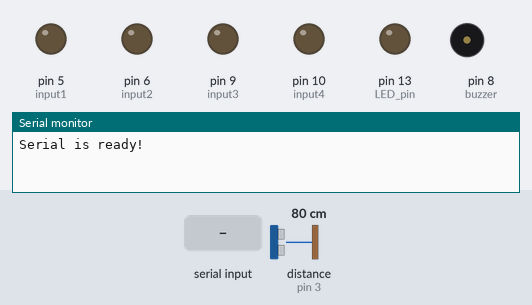
Bench run of a sketch on a simulated Arduino Uno, built with avr-gcc and run on an emulated ATmega328P. Parts: output pins drawn as LEDs (lit = HIGH), buzzer (waves = sounding), the last lines printed to the serial monitor. Inputs (shaded band) come from the test bench; at power-on: distance to the obstacle (sensor on pin 3) 80 cm. The echo pulse lasts 58.3 µs per cm; pins used as bus, display or sensor lines are not drawn.

Above: at 1.2 s.
1.3 s: "s90\n" received over the second serial link
At 2.2 s:
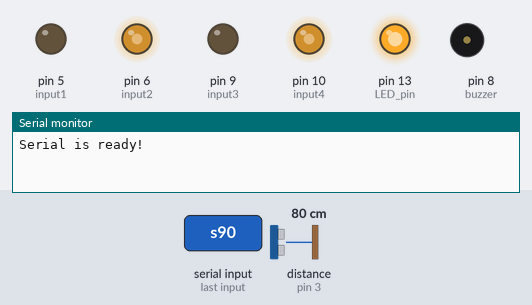
2.8 s: "30,150\n" received over the second serial link
At 3.8 s:
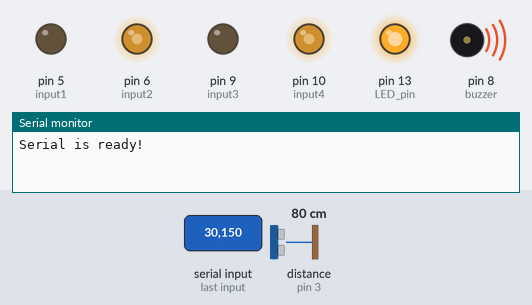
At 8.2 s:
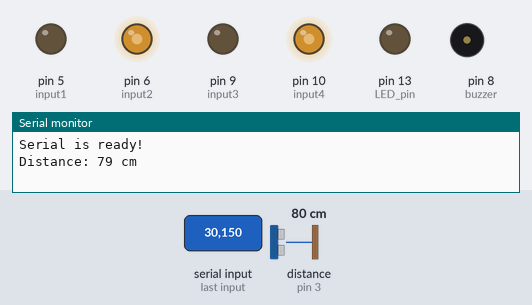
Timing chart, 0 to 9.7 s (numbered marks = the images above; inputs shaded):
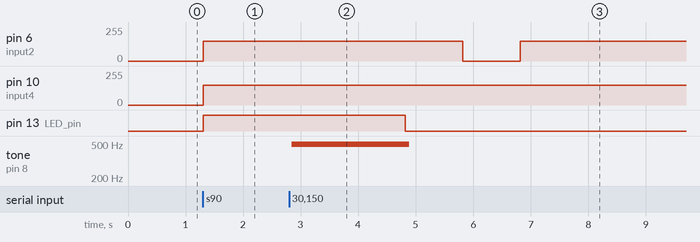

Measured:
- after the input at 1.3 s, pin 6 (input2), pin 10 (input4): 0/255 → 150/255 at once; pin 13 (LED_pin): LOW → HIGH at once
- after the input at 2.8 s, pin 6 (input2): 150/255 → 0/255 after 3.0 s, → 150/255 1.0 s later; pin 13 (LED_pin): HIGH → LOW after 2.0 s; tone on pin 8 (buzzer): silent → 496 Hz after 0.05 s, → silent 2.0 s later

The sketch:

testCar.ino
```cpp
// #include <SoftwareSerial.h>

// int input1 = 5; // 定义uno的pin 5 向 input1 输出
// int input2 = 6; // 定义uno的pin 6 向 input2 输出
// int input3 = 9; // 定义uno的pin 9 向 input3 输出
// int input4 = 10; // 定义uno的pin 10 向 input4 输出
// const int trigPin = 2;
// const int echoPin = 3;

// long duration;
// int distance;
// int PIR_pin = 12;
// int LED_pin = 13;

// int buzzer=8;
// int cc=0;

// // Pin10为RX，接HC05的TXD
// // Pin11为TX，接HC05的RXD


// int MAX = 225*2/3;


// void setup() {
//   pinMode(buzzer, OUTPUT);

//   // 初始化各IO,模式为OUTPUT 输出模式
//   pinMode(input1,OUTPUT);
//   pinMode(input2,OUTPUT);
//   pinMode(input3,OUTPUT);
//   pinMode(input4,OUTPUT);

//   // 初始化人体感应模块为输入
//   pinMode(PIR_pin, INPUT);

//   // 初始化LED模块
//   pinMode(LED_pin, OUTPUT);

//   pinMode(trigPin, OUTPUT);
//   pinMode(echoPin, INPUT);

// }

// void loop() {
//   digitalWrite(LED_pin, HIGH);
//     //Serial.println("up");
//   digitalWrite(LED_pin, HIGH);
//     //forward 向前转
//   analogWrite(input1,0);
//   analogWrite(input2,MAX);
//   analogWrite(input3,0);
//   analogWrite(input4,MAX);
//   delay(3000);


//   int i = 1;

//   for(i = 1; i<=1000; i++){
//     digitalWrite(buzzer, HIGH);
//     delay(1);
//     digitalWrite(buzzer, LOW);
//     delay(1);
//   }
//   digitalWrite(LED_pin, LOW);

//   analogWrite(input1,0);
//   analogWrite(input2,0);
//   analogWrite(input3,0);
//   analogWrite(input4,MAX);

//   delay(1*1000);
//   analogWrite(input1,0);
//   analogWrite(input2,MAX);
//   analogWrite(input3,0);
//   analogWrite(input4,MAX);

//   while(1){
//     digitalWrite(trigPin, LOW);
//     delayMicroseconds(2);
//     digitalWrite(trigPin, HIGH);
//     delayMicroseconds(10);
//     digitalWrite(trigPin, LOW);
//     duration = pulseIn(echoPin, HIGH);
//     distance = duration * 0.034 / 2;
//     // BT.print("Distance: ");
//     // BT.print(distance);
//     // BT.println(" cm");
//     // Serial.print("Distance: ");
//     // Serial.print(distance);
//     // Serial.println(" cm");

//     if(distance<30){
//       break;
//     }
//     delay(500);
//   }


//   analogWrite(input1,0);
//   analogWrite(input2,MAX);
//   analogWrite(input3,0);
//   analogWrite(input4,0);
//   delay(1*1000);

//   analogWrite(input1,0);
//   analogWrite(input2,MAX);
//   analogWrite(input3,0);
//   analogWrite(input4,MAX);
//   delay(1*500);
//   //stop
//   analogWrite(input1,0);
//   analogWrite(input2,150/2);
//   analogWrite(input3,0);
//   analogWrite(input4,150/2);
//   delay(500);
//   analogWrite(input1,0);
//   analogWrite(input2,100/2);
//   analogWrite(input3,0);
//   analogWrite(input4,100/2);
//   delay(500);
//   analogWrite(input1,0);
//   analogWrite(input2,50/2);
//   analogWrite(input3,0);
//   analogWrite(input4,50/2);
//   delay(100);
//   analogWrite(input1,0);
//   analogWrite(input2,0/2);
//   analogWrite(input3,0);
//   analogWrite(input4,0/2);


// while(1)
// {}

// }


#include <SoftwareSerial.h>

int input1 = 5; // 定义uno的pin 5 向 input1 输出
int input2 = 6; // 定义uno的pin 6 向 input2 输出
int input3 = 9; // 定义uno的pin 9 向 input3 输出
int input4 = 10; // 定义uno的pin 10 向 input4 输出
const int trigPin = 2;
const int echoPin = 3;

long duration;
int distance;
int PIR_pin = 12;
int LED_pin = 13;

int buzzer=8;
int cc=0;

// 设置Arduino软件串口，10-RX,11-TX
const int BT_RX = 11;
const int BT_TX = 12;
const int maxout=225;
// Pin10为RX，接HC05的TXD
// Pin11为TX，接HC05的RXD
SoftwareSerial BT(BT_RX, BT_TX );


void setup() {
  pinMode(buzzer, OUTPUT);

  // 初始化各IO,模式为OUTPUT 输出模式
  pinMode(input1,OUTPUT);
  pinMode(input2,OUTPUT);
  pinMode(input3,OUTPUT);
  pinMode(input4,OUTPUT);

  // 初始化人体感应模块为输入
  pinMode(PIR_pin, INPUT);

  // 初始化LED模块
  pinMode(LED_pin, OUTPUT);

  pinMode(trigPin, OUTPUT);
  pinMode(echoPin, INPUT);

  Serial.begin(9600); //初始化Arduino串口，波特率自定，这里选38400
	Serial.println("Serial is ready!"); //测试与PC之间串口是否正常，正常则显示上述文字，异常则显示乱码
	BT.begin(9600); // HC-05的AT模式默认通信波特率为38400
  BT.println("BT is ready!");
}

void loop() {
      // Serial.println("up");
      // digitalWrite(LED_pin, HIGH);
      // //forward 向前转
      // analogWrite(input1,0);
      // analogWrite(input2,maxout*2/3);
      // analogWrite(input3,0);
      // analogWrite(input4,maxout*2/3);

      // delay(2*1000);

      // digitalWrite(LED_pin, LOW);


      // analogWrite(input1,0);
      // analogWrite(input2,0);
      // analogWrite(input3,0);
      // analogWrite(input4,maxout*2/3);

      // delay(1*600);

      // analogWrite(input1,0);
      // analogWrite(input2,maxout*2/3);
      // analogWrite(input3,0);
      // analogWrite(input4,maxout*2/3);

      // delay(1*1000);


      // analogWrite(input1,0);
      // analogWrite(input2,maxout*2/3);
      // analogWrite(input3,0);
      // analogWrite(input4,0);

      // delay(1*600);


      // analogWrite(input1,0);
      // analogWrite(input2,maxout*2/3);
      // analogWrite(input3,0);
      // analogWrite(input4,maxout*2/3);

      // delay(1*500);


      // //stop
      // analogWrite(input1,0);
      // analogWrite(input2,150/2);
      // analogWrite(input3,0);
      // analogWrite(input4,150/2);
      // delay(500);
      // analogWrite(input1,0);
      // analogWrite(input2,100/2);
      // analogWrite(input3,0);
      // analogWrite(input4,100/2);
      // delay(500);
      // analogWrite(input1,0);
      // analogWrite(input2,50/2);
      // analogWrite(input3,0);
      // analogWrite(input4,50/2);
      // delay(100);
      // analogWrite(input1,0);
      // analogWrite(input2,0/2);
      // analogWrite(input3,0);
      // analogWrite(input4,0/2);


  BT.println("Waiting for instruction...");
  while(1){
    //BT.println("w");
    if(BT.available()>0){
      BT.println(cc=BT.read());
      if(cc == 's')
        break;
    }
  }
  digitalWrite(LED_pin, HIGH);
  int condition = -1;
  while(1){
    if(BT.available()){
      condition = BT.read() - '0';
    }
    //Serial.println("up");
    digitalWrite(LED_pin, HIGH);
    //forward 向前转
    analogWrite(input1,0);
    analogWrite(input2,maxout*2/3);
    analogWrite(input3,0);
    analogWrite(input4,maxout*2/3);

    if(condition == 1){
      int i = 1;
      BT.println("down");
      for(i = 1; i<=1000; i++){
        digitalWrite(buzzer, HIGH);
        delay(1);
        digitalWrite(buzzer, LOW);
        delay(1);
      }
      digitalWrite(LED_pin, LOW);
      analogWrite(input1,0);
      analogWrite(input2,maxout*2/3);
      analogWrite(input3,0);
      analogWrite(input4,maxout*2/3);

      delay(1*1000);

      digitalWrite(LED_pin, LOW);


      analogWrite(input1,0);
      analogWrite(input2,0);
      analogWrite(input3,0);
      analogWrite(input4,maxout*2/3);

      delay(1*1000);

      analogWrite(input1,0);
      analogWrite(input2,maxout*2/3);
      analogWrite(input3,0);
      analogWrite(input4,maxout*2/3);

      delay(1*1000);


      while(1){
        digitalWrite(trigPin, LOW);
        delayMicroseconds(2);
        digitalWrite(trigPin, HIGH);
        delayMicroseconds(10);
        digitalWrite(trigPin, LOW);
        duration = pulseIn(echoPin, HIGH);
        distance = duration * 0.034 / 2;
        BT.print("Distance: ");
        BT.print(distance);
        BT.println(" cm");
        Serial.print("Distance: ");
        Serial.print(distance);
        Serial.println(" cm");

        if(distance<30){
          break;
        }
        delay(500);
      }


      analogWrite(input1,0);
      analogWrite(input2,maxout*2/3);
      analogWrite(input3,0);
      analogWrite(input4,0);

      delay(1*1000);


      analogWrite(input1,0);
      analogWrite(input2,maxout*2/3);
      analogWrite(input3,0);
      analogWrite(input4,maxout*2/3);

      delay(1*500);


      //stop
      analogWrite(input1,0);
      analogWrite(input2,150/2);
      analogWrite(input3,0);
      analogWrite(input4,150/2);
      delay(500);
      analogWrite(input1,0);
      analogWrite(input2,100/2);
      analogWrite(input3,0);
      analogWrite(input4,100/2);
      delay(500);
      analogWrite(input1,0);
      analogWrite(input2,50/2);
      analogWrite(input3,0);
      analogWrite(input4,50/2);
      delay(100);
      analogWrite(input1,0);
      analogWrite(input2,0/2);
      analogWrite(input3,0);
      analogWrite(input4,0/2);
      break;
    }
  }


while(1)
{}

}
```
